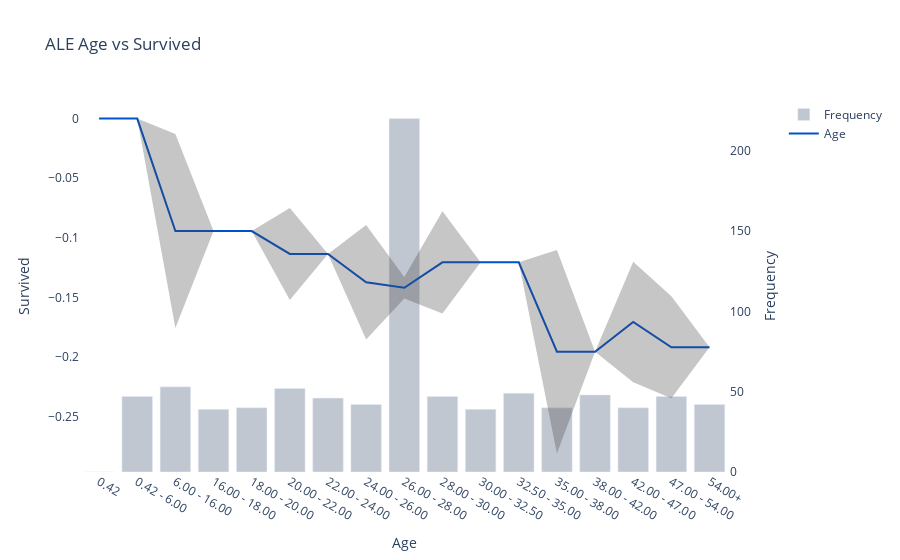

Here is the notebook cell this chart was saved with:
### Code cell
model.plot_ale("Age")

### Figure 1 — Plotly figure (JSON) as saved in the notebook; plotly's stock layout.template omitted (floating-point values rounded to 4 significant figures)
{"data": [{"line": {"color": "#0052CC"}, "mode": "lines", "name": "Age", "type": "scatter", "x": ["0.42", "0.42 - 6.00", "6.00 - 16.00", "16.00 - 18.00", "18.00 - 20.00", "20.00 - 22.00", "22.00 - 24.00", "24.00 - 26.00", "26.00 - 28.00", "28.00 - 30.00", "30.00 - 32.50", "32.50 - 35.00", "35.00 - 38.00", "38.00 - 42.00", "42.00 - 47.00", "47.00 - 54.00", "54.00+"], "xaxis": "x", "y": [0, 0, -0.09434, -0.09434, -0.09434, -0.1136, -0.1136, -0.1374, -0.1419, -0.1206, -0.1206, -0.1206, -0.1956, -0.1956, -0.1706, -0.1919, -0.1919], "yaxis": "y2"}, {"line": {"width": 0}, "marker": {"color": "#444"}, "mode": "lines", "name": "Upper Bound", "showlegend": false, "type": "scatter", "x": ["0.42", "0.42 - 6.00", "6.00 - 16.00", "16.00 - 18.00", "18.00 - 20.00", "20.00 - 22.00", "22.00 - 24.00", "24.00 - 26.00", "26.00 - 28.00", "28.00 - 30.00", "30.00 - 32.50", "32.50 - 35.00", "35.00 - 38.00", "38.00 - 42.00", "42.00 - 47.00", "47.00 - 54.00", "54.00+"], "xaxis": "x", "y": [null, 0, -0.013, -0.09434, -0.09434, -0.07496, -0.1136, -0.0893, -0.133, -0.07782, -0.1206, -0.1206, -0.1103, -0.1956, -0.1201, -0.1491, -0.1919], "yaxis": "y2"}, {"fill": "tonexty", "fillcolor": "rgba(68, 68, 68, 0.3)", "line": {"width": 0}, "marker": {"color": "#444"}, "mode": "lines", "name": "Lower Bound", "showlegend": false, "type": "scatter", "x": ["0.42", "0.42 - 6.00", "6.00 - 16.00", "16.00 - 18.00", "18.00 - 20.00", "20.00 - 22.00", "22.00 - 24.00", "24.00 - 26.00", "26.00 - 28.00", "28.00 - 30.00", "30.00 - 32.50", "32.50 - 35.00", "35.00 - 38.00", "38.00 - 42.00", "42.00 - 47.00", "47.00 - 54.00", "54.00+"], "xaxis": "x", "y": [null, 0, -0.1757, -0.09434, -0.09434, -0.1522, -0.1136, -0.1855, -0.1509, -0.1635, -0.1206, -0.1206, -0.281, -0.1956, -0.2212, -0.2348, -0.1919], "yaxis": "y2"}, {"marker": {"color": "#C1C7D0"}, "name": "Frequency", "type": "bar", "x": ["0.42", "0.42 - 6.00", "6.00 - 16.00", "16.00 - 18.00", "18.00 - 20.00", "20.00 - 22.00", "22.00 - 24.00", "24.00 - 26.00", "26.00 - 28.00", "28.00 - 30.00", "30.00 - 32.50", "32.50 - 35.00", "35.00 - 38.00", "38.00 - 42.00", "42.00 - 47.00", "47.00 - 54.00", "54.00+"], "xaxis": "x", "y": [0, 47, 53, 39, 40, 52, 46, 42, 220, 47, 39, 49, 40, 48, 40, 47, 42], "yaxis": "y"}], "layout": {"plot_bgcolor": "white", "title": {"text": "ALE Age vs Survived"}, "xaxis": {"anchor": "y", "domain": [0, 0.94], "showgrid": false, "title": {"text": "Age"}}, "yaxis": {"anchor": "x", "domain": [0, 1], "showgrid": false, "side": "right", "title": {"text": "Frequency"}}, "yaxis2": {"anchor": "x", "overlaying": "y", "showgrid": false, "side": "left", "title": {"text": "Survived"}}}}
